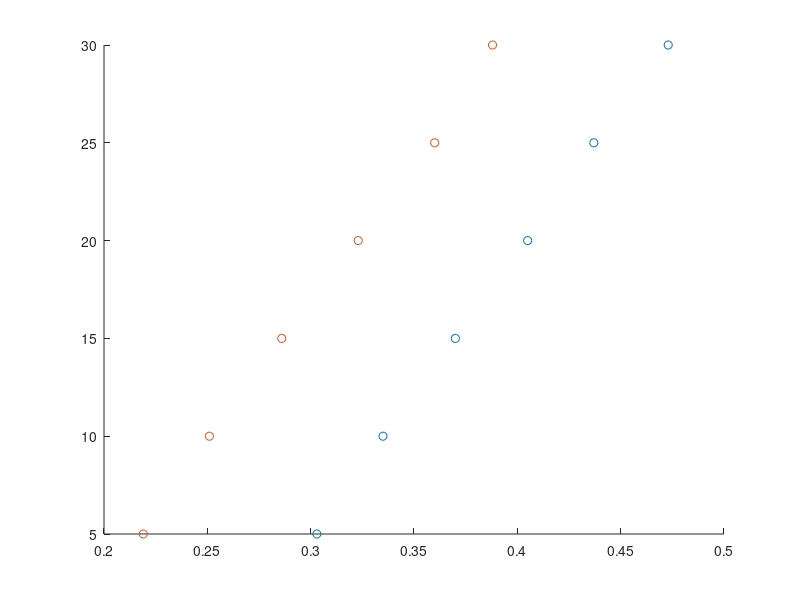

Source code (MATLAB): (Note: this script raises an error after producing the figure.)
%% Static friction measurements

static_meas_pos = [
    158.5
    161.0
    151.4
    169.4
    166.3
    146.4
];

static_meas_neg = [
    143.2
    167.7
    125.5
    134.0
    130.1
    133.9
];

static_pos = mean(static_meas_pos);
static_neg = mean(static_meas_neg);

static = mean([static_pos static_neg])

%% Viscous

viscous_torques = [
    5
    10
    15
    20
    25
    30
];

viscous_meas_pos = [
    0.303
    0.335
    0.370
    0.405
    0.437
    0.473
];

viscous_meas_neg = [
    0.219
    0.251
    0.286
    0.323
    0.360
    0.388
];

figure(1)
clf
hold on
plot(viscous_meas_pos, viscous_torques, 'o')
plot(viscous_meas_neg, viscous_torques, 'o')
colororder([0 0.447 0.741; 0.85 0.325 0.098])
title("Viscous Friction Measurements")
ylabel("Applied Torque [promille]")
ylim([0 35])
xlabel("Steady-state Velocity [m/s]")
xlim([0 0.5])

viscous_fit_pos = polyfit(viscous_meas_pos, viscous_torques, 1); 
viscous_fit_neg = polyfit(viscous_meas_neg, viscous_torques, 1);

plot([viscous_meas_pos(1) viscous_meas_pos(end)], viscous_fit_pos(2) + viscous_fit_pos(1) * [viscous_meas_pos(1) viscous_meas_pos(end)], '--')
plot([viscous_meas_neg(1) viscous_meas_neg(end)], viscous_fit_neg(2) + viscous_fit_neg(1) * [viscous_meas_neg(1) viscous_meas_neg(end)], '--')

B_pos = viscous_torques./viscous_meas_pos;
B_neg = viscous_torques./viscous_meas_neg;

figure(2)
clf
hold on
plot(viscous_torques,B_pos)
plot(viscous_torques,B_neg)
xlabel("Torque")
ylabel("B")
title("Friction coeffient for varying torques")

viscous = mean([viscous_fit_pos(1) viscous_fit_neg(1)])

%% Acceleration

size = 2000;
load("torque.mat")
load("reference.mat")
load("measured.mat")
Ts = acc_meas(1,2);

acc_measured = acc_meas(2,end-size+1:end);
acc_reference= acc_ref(2,end-size+1:end);
acc_torque_applied = smoothdata(acc_torque(2,end-size+1:end));

figure(3)
clf
hold on
plot(acc_reference)
plot(acc_measured)
plot(acc_torque_applied)
legend(["ref" "meas" "torque"])
title("Simulink Data")


acc_ref_vel = smoothdata(diff(acc_ref(2,:)) / Ts);
acc_ref_acc = smoothdata(diff(acc_ref_vel) / Ts);
acc_ref_vel = acc_ref_vel(end-size+1:end);
acc_ref_acc = acc_ref_acc(end-size+1:end);

figure(4)
clf 
hold on
title("Reference Inputs")
plot(acc_reference)
plot(acc_ref_vel)
plot(acc_ref_acc)
legend(["pos" "vel" "acc"])

acc_torque_acc = acc_torque_applied - 149 * sign(acc_ref_vel) - 146 * acc_ref_vel;

figure(5)
clf
hold on
plot(acc_ref_acc)
plot(acc_torque_acc)
legend(["ref acc" "t no ff"])
title("Torque Acceleration Relation")

I = sum(acc_torque_acc .* acc_ref_acc) / sum(acc_ref_acc .* acc_ref_acc)